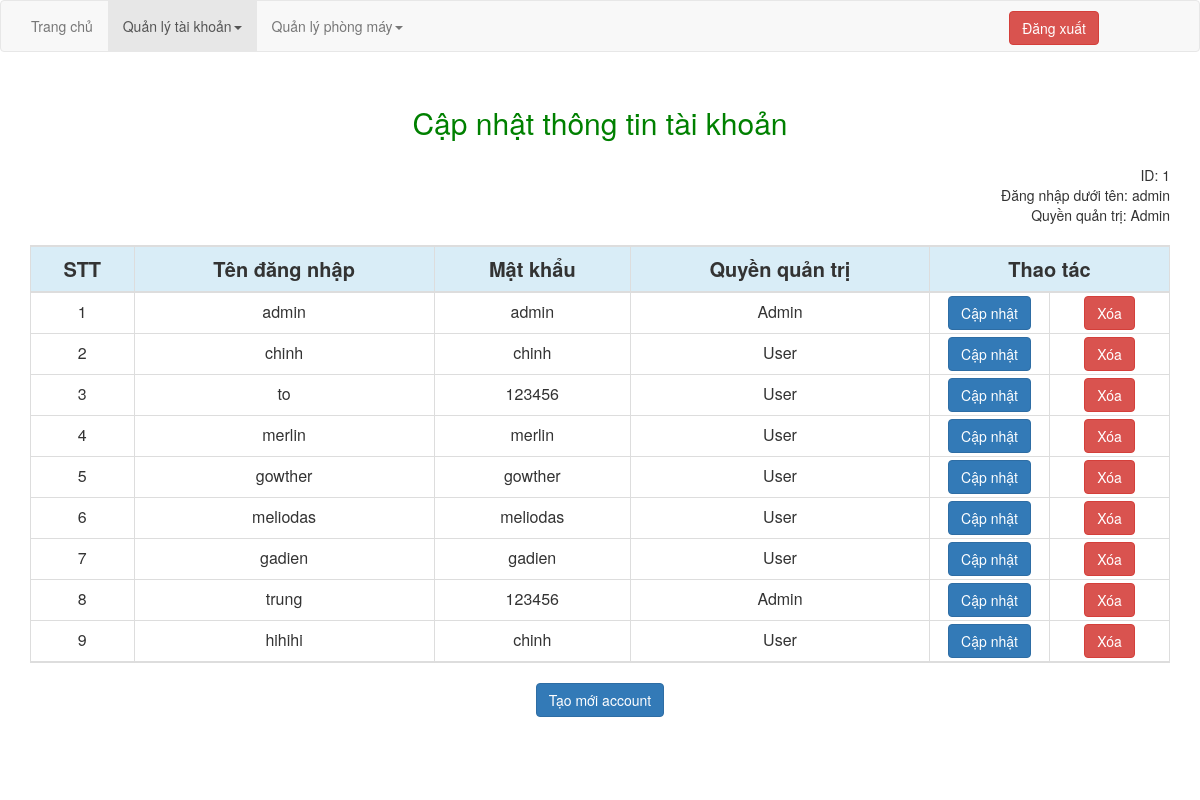
/index.php?c=admin&&a=update (signed in), run on the app's committed database.
### tables this page shows
CREATE TABLE `users` (
  `id_user` int(11) NOT NULL,
  `user_name` varchar(255) DEFAULT NULL,
  `password` varchar(255) DEFAULT NULL,
  `role` int(11) DEFAULT NULL
);

### admin/core/Base_Controller.php (called while the page is built, shortened)
<?php if ( ! defined('PATH_SYSTEM')) die ('Bad requested!');
class Base_Controller extends Controller {
    public function render($view, $data) {
        $controller = explode('_', get_class($this))[0];
        $data['base_url'] = $this->config->item('base_url');
        $this->view->load(strtolower($controller) . '/' . $view, $data);
        $this->view->show();
    }
    public function setLayout($layout) {
        $this->view->setLayout($layout);
    }
}

### index.php (called while the page is built, shortened)
<?php
load();
?>

### admin/model/Admin.php (called while the page is built, shortened)
<?php
class Admin extends Model {
    public $tblName = 'users';
    public function update_view($username) {
        $users = $this->selectSQL("*",$this->tblName, "1");
        $user = $this->selectSQL("*","users","user_name = '$username'");
        return array($users, $user);
    }
}
?>

### admin/view/admin/updateAdmin.php (the view, shortened to what this page needs)
<div class="container" style="margin: 0 auto;margin-top: 50px">
    <div style="text-align: center;font-size: 30px;margin-bottom: 20px;color: green">Cập nhật thông tin tài khoản</div>
    <?php
    while ($data = mysqli_fetch_array($user)) {
        echo '
                    <div style="text-align: right;">ID: '.$data['id_user'].'</div>
                    <div style="text-align: right;">Đăng nhập dưới tên: '.$data['user_name'].'</div>
			        <div style="text-align: right;">Quyền quản trị: Admin</div>
					';
    }
    ?>
    <table  class="container table table-hover table-bordered" style="margin-top: 20px;text-align: center;">
        <tbody>
        <tr class="info">
            <td style="font-size: 20px;font-weight: bold;">STT</td>
            <td style="font-size: 20px;font-weight: bold;">Tên đăng nhập</td>
            <td style="font-size: 20px;font-weight: bold;">Mật khẩu</td>
            <td style="font-size: 20px;font-weight: bold;">Quyền quản trị</td>
            <td style="font-size: 20px;font-weight: bold;" colspan="2">Thao tác</td>
        </tr>
        </tbody>
        <?php
        $stt = 1;
        while ($data = mysqli_fetch_array($users)) {
            $role = "";
            if ($data['role'] == 1)
                $role = "Admin";
            else
                $role = "User";
            echo '<tr>
                    <td>'.$stt.'</td>
					<td>'.$data["user_name"].'</td>
					<td>'.$data["password"].'</td>
					<td>'.$role.'</td>
					<td style="padding: 3px 1px; width: 120px;text-align: center;"><a href=\'index.php?c=admin&&a=update_user&id='.$data["id_user"].'\' class="btn btn-primary">Cập nhật</a></td>
					<td style="padding: 3px 1px; width: 120px;text-align: center;"><a class=\'delete btn btn-danger\'  data-confirm=\'Are you sure want to delete?\' href="index.php?c=admin&a=delete_user&id='.$data["id_user"].'">Xóa</a></td>
					</tr>';
            $stt++;
        }
        ?>
    </table>
    <center><a href='index.php?c=admin&&a=create' class="btn btn-primary">Tạo mới account</a></center>
    <div style="height: 30px;"></div>
    <div style="height: 50px;"></div>
</div>

### data on the page
users: id_user "1", user_name "admin", password "admin", role "Admin"
users: user_name "chinh", password "chinh", role "User"
users: user_name "to", password "123456", role "User"
users: user_name "merlin", password "merlin", role "User"
users: user_name "gowther", password "gowther", role "User"
users: user_name "meliodas", password "meliodas", role "User"
users: user_name "gadien", password "gadien", role "User"
users: user_name "trung", password "123456", role "Admin"
users: user_name "hihihi", password "chinh", role "User"
